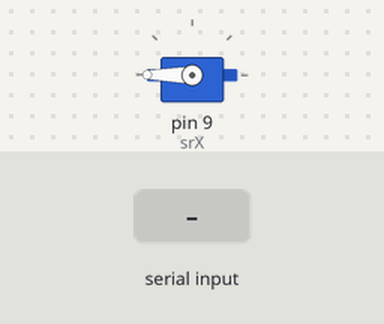
The sketch below on a simulated Arduino Uno, built with avr-gcc and run on an emulated ATmega328P. Parts: servo. The test bench sets the inputs (shaded band).

Above: at 1.2 s.
1.3 s: "90,45\n" received over Serial
At 2.1 s:
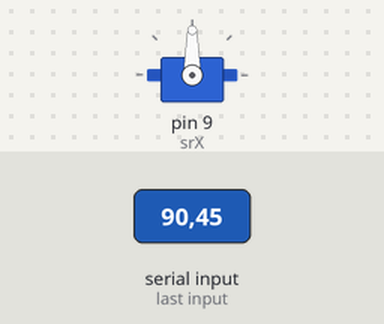
3.8 s: "30,150\n" received over Serial
At 4.5 s:
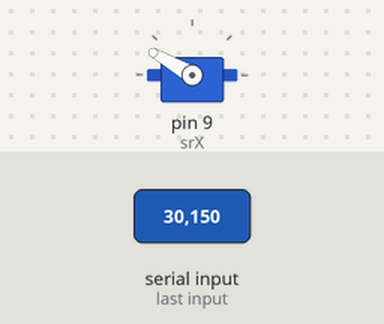
6.3 s: "5\n" received over Serial
At 7.1 s:
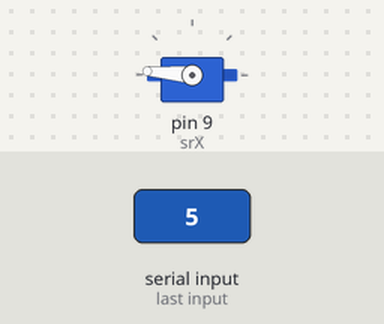
Timing chart, 0 to 9.3 s (numbered marks = the images above; inputs shaded):
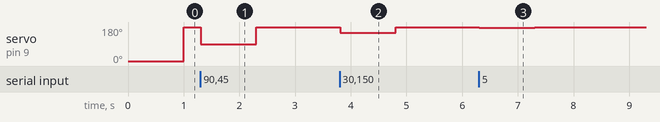

Measured:
- after the input at 1.3 s, servo on pin 9 (srX): 180° → 90° at once, → 180° 1.0 s later
- after the input at 3.8 s, servo on pin 9 (srX): 180° → 150° at once, → 180° 1.0 s later
- after the input at 6.3 s, servo on pin 9 (srX): 180° → 175° at once, → 180° 1.0 s later

The sketch:

base_servo.ino
```cpp
#include <Servo.h>
Servo srX;


void setup() {
  srX.attach(9);
  srX.write(0);
  Serial.begin(9600);

}

void loop() {
  String data = Serial.readStringUntil('\n');
  int x = data.toInt();
  srX.write((180 - x));
}
```
